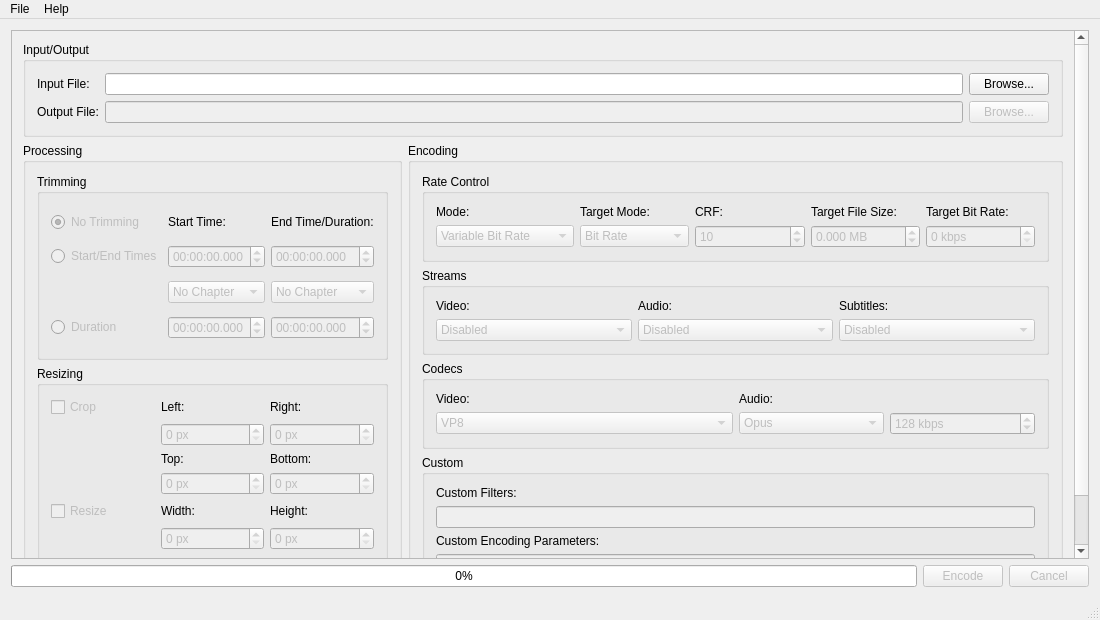
<?xml version="1.0" encoding="UTF-8"?>
<ui version="4.0">
 <class>MainWindow</class>
 <widget class="QMainWindow" name="MainWindow">
  <property name="geometry">
   <rect>
    <x>0</x>
    <y>0</y>
    <width>1100</width>
    <height>620</height>
   </rect>
  </property>
  <property name="windowTitle">
   <string>Webbum</string>
  </property>
  <widget class="QWidget" name="centralWidget">
   <layout class="QGridLayout" name="gridLayout_6">
    <item row="1" column="1">
     <widget class="QPushButton" name="encodePushButton">
      <property name="enabled">
       <bool>false</bool>
      </property>
      <property name="sizePolicy">
       <sizepolicy hsizetype="Minimum" vsizetype="Fixed">
        <horstretch>0</horstretch>
        <verstretch>0</verstretch>
       </sizepolicy>
      </property>
      <property name="minimumSize">
       <size>
        <width>0</width>
        <height>0</height>
       </size>
      </property>
      <property name="text">
       <string>Encode</string>
      </property>
     </widget>
    </item>
    <item row="1" column="0">
     <widget class="QProgressBar" name="progressBar">
      <property name="enabled">
       <bool>true</bool>
      </property>
      <property name="value">
       <number>0</number>
      </property>
     </widget>
    </item>
    <item row="1" column="2">
     <widget class="QPushButton" name="cancelPushButton">
      <property name="enabled">
       <bool>false</bool>
      </property>
      <property name="text">
       <string>Cancel</string>
      </property>
     </widget>
    </item>
    <item row="0" column="0" colspan="3">
     <widget class="QScrollArea" name="scrollArea">
      <property name="horizontalScrollBarPolicy">
       <enum>Qt::ScrollBarAsNeeded</enum>
      </property>
      <property name="widgetResizable">
       <bool>true</bool>
      </property>
      <widget class="QWidget" name="scrollAreaWidgetContents">
       <property name="geometry">
        <rect>
         <x>0</x>
         <y>0</y>
         <width>1080</width>
         <height>530</height>
        </rect>
       </property>
       <layout class="QGridLayout" name="gridLayout_9">
        <item row="1" column="0">
         <widget class="QGroupBox" name="processingGroupBox">
          <property name="title">
           <string>Processing</string>
          </property>
          <layout class="QVBoxLayout" name="verticalLayout_3">
           <item>
            <widget class="QGroupBox" name="trimmingGroupBox">
             <property name="title">
              <string>Trimming</string>
             </property>
             <layout class="QGridLayout" name="gridLayout_4">
              <item row="1" column="3">
               <widget class="QLabel" name="label_12">
                <property name="text">
                 <string>End Time/Duration:</string>
                </property>
               </widget>
              </item>
              <item row="1" column="2">
               <widget class="QLabel" name="label_11">
                <property name="text">
                 <string>Start Time:</string>
                </property>
               </widget>
              </item>
              <item row="3" column="2">
               <widget class="QComboBox" name="trimStartEndStartChapterComboBox">
                <property name="enabled">
                 <bool>false</bool>
                </property>
                <property name="focusPolicy">
                 <enum>Qt::StrongFocus</enum>
                </property>
                <item>
                 <property name="text">
                  <string>No Chapter</string>
                 </property>
                </item>
               </widget>
              </item>
              <item row="2" column="0">
               <widget class="QRadioButton" name="trimStartEndRadioButton">
                <property name="enabled">
                 <bool>false</bool>
                </property>
                <property name="text">
                 <string>Start/End Times</string>
                </property>
               </widget>
              </item>
              <item row="1" column="0">
               <widget class="QRadioButton" name="trimNoneRadioButton">
                <property name="enabled">
                 <bool>false</bool>
                </property>
                <property name="text">
                 <string>No Trimming</string>
                </property>
                <property name="checked">
                 <bool>true</bool>
                </property>
               </widget>
              </item>
              <item row="4" column="0">
               <widget class="QRadioButton" name="trimDurationRadioButton">
                <property name="enabled">
                 <bool>false</bool>
                </property>
                <property name="text">
                 <string>Duration</string>
                </property>
               </widget>
              </item>
              <item row="4" column="3">
               <widget class="QTimeEdit" name="trimDurationDurationTimeEdit">
                <property name="enabled">
                 <bool>false</bool>
                </property>
                <property name="focusPolicy">
                 <enum>Qt::StrongFocus</enum>
                </property>
                <property name="wrapping">
                 <bool>true</bool>
                </property>
                <property name="currentSection">
                 <enum>QDateTimeEdit::HourSection</enum>
                </property>
                <property name="displayFormat">
                 <string>hh:mm:ss.zzz</string>
                </property>
               </widget>
              </item>
              <item row="3" column="3">
               <widget class="QComboBox" name="trimStartEndEndChapterComboBox">
                <property name="enabled">
                 <bool>false</bool>
                </property>
                <property name="focusPolicy">
                 <enum>Qt::StrongFocus</enum>
                </property>
                <item>
                 <property name="text">
                  <string>No Chapter</string>
                 </property>
                </item>
               </widget>
              </item>
              <item row="2" column="3">
               <widget class="QTimeEdit" name="trimStartEndEndTimeEdit">
                <property name="enabled">
                 <bool>false</bool>
                </property>
                <property name="focusPolicy">
                 <enum>Qt::StrongFocus</enum>
                </property>
                <property name="wrapping">
                 <bool>true</bool>
                </property>
                <property name="currentSection">
                 <enum>QDateTimeEdit::HourSection</enum>
                </property>
                <property name="displayFormat">
                 <string>hh:mm:ss.zzz</string>
                </property>
               </widget>
              </item>
              <item row="2" column="2">
               <widget class="QTimeEdit" name="trimStartEndStartTimeEdit">
                <property name="enabled">
                 <bool>false</bool>
                </property>
                <property name="focusPolicy">
                 <enum>Qt::StrongFocus</enum>
                </property>
                <property name="wrapping">
                 <bool>true</bool>
                </property>
                <property name="currentSection">
                 <enum>QDateTimeEdit::HourSection</enum>
                </property>
                <property name="displayFormat">
                 <string>hh:mm:ss.zzz</string>
                </property>
               </widget>
              </item>
              <item row="4" column="2">
               <widget class="QTimeEdit" name="trimDurationStartTimeEdit">
                <property name="enabled">
                 <bool>false</bool>
                </property>
                <property name="focusPolicy">
                 <enum>Qt::StrongFocus</enum>
                </property>
                <property name="wrapping">
                 <bool>true</bool>
                </property>
                <property name="currentSection">
                 <enum>QDateTimeEdit::HourSection</enum>
                </property>
                <property name="displayFormat">
                 <string>hh:mm:ss.zzz</string>
                </property>
               </widget>
              </item>
             </layout>
            </widget>
           </item>
           <item>
            <widget class="QGroupBox" name="resizingGroupBox">
             <property name="title">
              <string>Resizing</string>
             </property>
             <layout class="QGridLayout" name="gridLayout_5">
              <item row="4" column="1">
               <widget class="QSpinBox" name="cropLeftSpinBox">
                <property name="enabled">
                 <bool>false</bool>
                </property>
                <property name="focusPolicy">
                 <enum>Qt::StrongFocus</enum>
                </property>
                <property name="suffix">
                 <string> px</string>
                </property>
                <property name="maximum">
                 <number>9999</number>
                </property>
                <property name="singleStep">
                 <number>2</number>
                </property>
               </widget>
              </item>
              <item row="3" column="2">
               <widget class="QLabel" name="label_16">
                <property name="text">
                 <string>Right:</string>
                </property>
               </widget>
              </item>
              <item row="5" column="2">
               <widget class="QLabel" name="label_18">
                <property name="text">
                 <string>Bottom:</string>
                </property>
               </widget>
              </item>
              <item row="5" column="1">
               <widget class="QLabel" name="label_17">
                <property name="text">
                 <string>Top:</string>
                </property>
               </widget>
              </item>
              <item row="8" column="1">
               <widget class="QLabel" name="label_13">
                <property name="text">
                 <string>Width:</string>
                </property>
               </widget>
              </item>
              <item row="9" column="1">
               <widget class="QSpinBox" name="resizeWidthSpinBox">
                <property name="enabled">
                 <bool>false</bool>
                </property>
                <property name="focusPolicy">
                 <enum>Qt::StrongFocus</enum>
                </property>
                <property name="suffix">
                 <string> px</string>
                </property>
                <property name="maximum">
                 <number>9999</number>
                </property>
                <property name="singleStep">
                 <number>2</number>
                </property>
               </widget>
              </item>
              <item row="8" column="2">
               <widget class="QLabel" name="label_14">
                <property name="text">
                 <string>Height:</string>
                </property>
               </widget>
              </item>
              <item row="9" column="2">
               <widget class="QSpinBox" name="resizeHeightSpinBox">
                <property name="enabled">
                 <bool>false</bool>
                </property>
                <property name="focusPolicy">
                 <enum>Qt::StrongFocus</enum>
                </property>
                <property name="suffix">
                 <string> px</string>
                </property>
                <property name="maximum">
                 <number>9999</number>
                </property>
                <property name="singleStep">
                 <number>2</number>
                </property>
               </widget>
              </item>
              <item row="8" column="0">
               <widget class="QCheckBox" name="resizeCheckBox">
                <property name="enabled">
                 <bool>false</bool>
                </property>
                <property name="text">
                 <string>Resize</string>
                </property>
               </widget>
              </item>
              <item row="10" column="1">
               <widget class="QCheckBox" name="resizeWidthAutomaticCheckBox">
                <property name="enabled">
                 <bool>false</bool>
                </property>
                <property name="text">
                 <string>Automatic</string>
                </property>
               </widget>
              </item>
              <item row="10" column="2">
               <widget class="QCheckBox" name="resizeHeightAutomaticCheckBox">
                <property name="enabled">
                 <bool>false</bool>
                </property>
                <property name="text">
                 <string>Automatic</string>
                </property>
               </widget>
              </item>
              <item row="6" column="2">
               <widget class="QSpinBox" name="cropBottomSpinBox">
                <property name="enabled">
                 <bool>false</bool>
                </property>
                <property name="focusPolicy">
                 <enum>Qt::StrongFocus</enum>
                </property>
                <property name="suffix">
                 <string> px</string>
                </property>
                <property name="maximum">
                 <number>9999</number>
                </property>
                <property name="singleStep">
                 <number>2</number>
                </property>
               </widget>
              </item>
              <item row="6" column="1">
               <widget class="QSpinBox" name="cropTopSpinBox">
                <property name="enabled">
                 <bool>false</bool>
                </property>
                <property name="focusPolicy">
                 <enum>Qt::StrongFocus</enum>
                </property>
                <property name="suffix">
                 <string> px</string>
                </property>
                <property name="maximum">
                 <number>9999</number>
                </property>
                <property name="singleStep">
                 <number>2</number>
                </property>
               </widget>
              </item>
              <item row="4" column="2">
               <widget class="QSpinBox" name="cropRightSpinBox">
                <property name="enabled">
                 <bool>false</bool>
                </property>
                <property name="focusPolicy">
                 <enum>Qt::StrongFocus</enum>
                </property>
                <property name="suffix">
                 <string> px</string>
                </property>
                <property name="maximum">
                 <number>9999</number>
                </property>
                <property name="singleStep">
                 <number>2</number>
                </property>
               </widget>
              </item>
              <item row="3" column="1">
               <widget class="QLabel" name="label_15">
                <property name="text">
                 <string>Left:</string>
                </property>
               </widget>
              </item>
              <item row="3" column="0">
               <widget class="QCheckBox" name="cropCheckBox">
                <property name="enabled">
                 <bool>false</bool>
                </property>
                <property name="text">
                 <string>Crop</string>
                </property>
               </widget>
              </item>
             </layout>
             <zorder>cropCheckBox</zorder>
             <zorder>label_15</zorder>
             <zorder>label_16</zorder>
             <zorder>label_17</zorder>
             <zorder>label_18</zorder>
             <zorder>cropLeftSpinBox</zorder>
             <zorder>cropRightSpinBox</zorder>
             <zorder>cropTopSpinBox</zorder>
             <zorder>cropBottomSpinBox</zorder>
             <zorder>label_13</zorder>
             <zorder>resizeWidthSpinBox</zorder>
             <zorder>label_14</zorder>
             <zorder>resizeHeightSpinBox</zorder>
             <zorder>resizeCheckBox</zorder>
             <zorder>resizeWidthAutomaticCheckBox</zorder>
             <zorder>resizeHeightAutomaticCheckBox</zorder>
            </widget>
           </item>
          </layout>
         </widget>
        </item>
        <item row="0" column="0" colspan="2">
         <widget class="QGroupBox" name="inputOutputGroupBox">
          <property name="autoFillBackground">
           <bool>false</bool>
          </property>
          <property name="title">
           <string>Input/Output</string>
          </property>
          <property name="flat">
           <bool>false</bool>
          </property>
          <layout class="QGridLayout" name="gridLayout">
           <item row="2" column="0">
            <widget class="QLabel" name="label_3">
             <property name="text">
              <string>Output File:</string>
             </property>
            </widget>
           </item>
           <item row="1" column="2">
            <widget class="QPushButton" name="inputFileBrowsePushButton">
             <property name="text">
              <string>Browse...</string>
             </property>
            </widget>
           </item>
           <item row="2" column="2">
            <widget class="QPushButton" name="outputFileBrowsePushButton">
             <property name="enabled">
              <bool>false</bool>
             </property>
             <property name="text">
              <string>Browse...</string>
             </property>
            </widget>
           </item>
           <item row="1" column="1">
            <widget class="QLineEdit" name="inputFileLineEdit"/>
           </item>
           <item row="1" column="0">
            <widget class="QLabel" name="label">
             <property name="text">
              <string>Input File:</string>
             </property>
            </widget>
           </item>
           <item row="2" column="1">
            <widget class="QLineEdit" name="outputFileLineEdit">
             <property name="enabled">
              <bool>false</bool>
             </property>
            </widget>
           </item>
          </layout>
         </widget>
        </item>
        <item row="1" column="1">
         <widget class="QGroupBox" name="encodingGroupBox">
          <property name="title">
           <string>Encoding</string>
          </property>
          <layout class="QVBoxLayout" name="verticalLayout_2">
           <item>
            <widget class="QGroupBox" name="rateControlGroupBox">
             <property name="title">
              <string>Rate Control</string>
             </property>
             <layout class="QGridLayout" name="gridLayout_3">
              <item row="0" column="2">
               <widget class="QLabel" name="label_10">
                <property name="text">
                 <string>CRF:</string>
                </property>
               </widget>
              </item>
              <item row="0" column="0">
               <widget class="QLabel" name="label_7">
                <property name="text">
                 <string>Mode:</string>
                </property>
               </widget>
              </item>
              <item row="1" column="0">
               <widget class="QComboBox" name="rateModeComboBox">
                <property name="enabled">
                 <bool>false</bool>
                </property>
                <property name="focusPolicy">
                 <enum>Qt::StrongFocus</enum>
                </property>
                <property name="sizeAdjustPolicy">
                 <enum>QComboBox::AdjustToContentsOnFirstShow</enum>
                </property>
                <property name="minimumContentsLength">
                 <number>0</number>
                </property>
                <item>
                 <property name="text">
                  <string>Variable Bit Rate</string>
                 </property>
                </item>
                <item>
                 <property name="text">
                  <string>Constant Bit Rate</string>
                 </property>
                </item>
                <item>
                 <property name="text">
                  <string>Constrained Quality</string>
                 </property>
                </item>
               </widget>
              </item>
              <item row="0" column="1">
               <widget class="QLabel" name="label_19">
                <property name="text">
                 <string>Target Mode:</string>
                </property>
               </widget>
              </item>
              <item row="1" column="1">
               <widget class="QComboBox" name="rateTargetModeComboBox">
                <property name="enabled">
                 <bool>false</bool>
                </property>
                <property name="focusPolicy">
                 <enum>Qt::StrongFocus</enum>
                </property>
                <item>
                 <property name="text">
                  <string>Bit Rate</string>
                 </property>
                </item>
                <item>
                 <property name="text">
                  <string>File Size</string>
                 </property>
                </item>
               </widget>
              </item>
              <item row="0" column="3">
               <widget class="QLabel" name="label_8">
                <property name="text">
                 <string>Target File Size:</string>
                </property>
               </widget>
              </item>
              <item row="0" column="4">
               <widget class="QLabel" name="label_9">
                <property name="text">
                 <string>Target Bit Rate:</string>
                </property>
               </widget>
              </item>
              <item row="1" column="4">
               <widget class="QSpinBox" name="rateTargetBitRateSpinBox">
                <property name="enabled">
                 <bool>false</bool>
                </property>
                <property name="focusPolicy">
                 <enum>Qt::StrongFocus</enum>
                </property>
                <property name="suffix">
                 <string> kbps</string>
                </property>
                <property name="maximum">
                 <number>99999</number>
                </property>
               </widget>
              </item>
              <item row="1" column="3">
               <widget class="QDoubleSpinBox" name="rateTargetFileSizeDoubleSpinBox">
                <property name="enabled">
                 <bool>false</bool>
                </property>
                <property name="focusPolicy">
                 <enum>Qt::StrongFocus</enum>
                </property>
                <property name="wrapping">
                 <bool>true</bool>
                </property>
                <property name="suffix">
                 <string> MB</string>
                </property>
                <property name="decimals">
                 <number>3</number>
                </property>
                <property name="maximum">
                 <double>9999.000000000000000</double>
                </property>
               </widget>
              </item>
              <item row="1" column="2">
               <widget class="QSpinBox" name="rateCRFSpinBox">
                <property name="enabled">
                 <bool>false</bool>
                </property>
                <property name="focusPolicy">
                 <enum>Qt::StrongFocus</enum>
                </property>
                <property name="wrapping">
                 <bool>true</bool>
                </property>
                <property name="minimum">
                 <number>4</number>
                </property>
                <property name="maximum">
                 <number>63</number>
                </property>
                <property name="value">
                 <number>10</number>
                </property>
               </widget>
              </item>
             </layout>
            </widget>
           </item>
           <item>
            <widget class="QGroupBox" name="streamsGroupBox">
             <property name="title">
              <string>Streams</string>
             </property>
             <layout class="QGridLayout" name="gridLayout_2">
              <item row="1" column="1">
               <widget class="QComboBox" name="streamAudioComboBox">
                <property name="enabled">
                 <bool>false</bool>
                </property>
                <property name="focusPolicy">
                 <enum>Qt::StrongFocus</enum>
                </property>
                <item>
                 <property name="text">
                  <string>Disabled</string>
                 </property>
                </item>
               </widget>
              </item>
              <item row="1" column="0">
               <widget class="QComboBox" name="streamVideoComboBox">
                <property name="enabled">
                 <bool>false</bool>
                </property>
                <property name="focusPolicy">
                 <enum>Qt::StrongFocus</enum>
                </property>
                <item>
                 <property name="text">
                  <string>Disabled</string>
                 </property>
                </item>
               </widget>
              </item>
              <item row="1" column="2">
               <widget class="QComboBox" name="streamSubtitlesComboBox">
                <property name="enabled">
                 <bool>false</bool>
                </property>
                <property name="focusPolicy">
                 <enum>Qt::StrongFocus</enum>
                </property>
                <item>
                 <property name="text">
                  <string>Disabled</string>
                 </property>
                </item>
               </widget>
              </item>
              <item row="0" column="0">
               <widget class="QLabel" name="label_4">
                <property name="text">
                 <string>Video:</string>
                </property>
               </widget>
              </item>
              <item row="0" column="1">
               <widget class="QLabel" name="label_5">
                <property name="text">
                 <string>Audio:</string>
                </property>
               </widget>
              </item>
              <item row="0" column="2">
               <widget class="QLabel" name="label_6">
                <property name="text">
                 <string>Subtitles:</string>
                </property>
               </widget>
              </item>
             </layout>
            </widget>
           </item>
           <item>
            <widget class="QGroupBox" name="codecsGroupBox">
             <property name="title">
              <string>Codecs</string>
             </property>
             <layout class="QGridLayout" name="gridLayout_8">
              <item row="0" column="0">
               <widget class="QLabel" name="label_21">
                <property name="text">
                 <string>Video:</string>
                </property>
               </widget>
              </item>
              <item row="0" column="1">
               <widget class="QLabel" name="label_22">
                <property name="text">
                 <string>Audio:</string>
                </property>
               </widget>
              </item>
              <item row="1" column="0">
               <widget class="QComboBox" name="codecVideoComboBox">
                <property name="enabled">
                 <bool>false</bool>
                </property>
                <property name="focusPolicy">
                 <enum>Qt::StrongFocus</enum>
                </property>
                <item>
                 <property name="text">
                  <string>VP8</string>
                 </property>
                </item>
                <item>
                 <property name="text">
                  <string>VP9</string>
                 </property>
                </item>
               </widget>
              </item>
              <item row="1" column="1">
               <layout class="QHBoxLayout" name="horizontalLayout">
                <item>
                 <widget class="QComboBox" name="codecAudioComboBox">
                  <property name="enabled">
                   <bool>false</bool>
                  </property>
                  <property name="focusPolicy">
                   <enum>Qt::StrongFocus</enum>
                  </property>
                  <item>
                   <property name="text">
                    <string>Opus</string>
                   </property>
                  </item>
                  <item>
                   <property name="text">
                    <string>Vorbis</string>
                   </property>
                  </item>
                 </widget>
                </item>
                <item>
                 <widget class="QSpinBox" name="codecAudioBitRateSpinBox">
                  <property name="enabled">
                   <bool>false</bool>
                  </property>
                  <property name="suffix">
                   <string> kbps</string>
                  </property>
                  <property name="minimum">
                   <number>6</number>
                  </property>
                  <property name="maximum">
                   <number>510</number>
                  </property>
                  <property name="value">
                   <number>128</number>
                  </property>
                 </widget>
                </item>
               </layout>
              </item>
             </layout>
            </widget>
           </item>
           <item>
            <widget class="QGroupBox" name="customGroupBox">
             <property name="title">
              <string>Custom</string>
             </property>
             <layout class="QGridLayout" name="gridLayout_7">
              <item row="2" column="0">
               <widget class="QLabel" name="label_20">
                <property name="text">
                 <string>Custom Encoding Parameters:</string>
                </property>
               </widget>
              </item>
              <item row="3" column="0">
               <widget class="QLineEdit" name="customEncodingParametersLineEdit">
                <property name="enabled">
                 <bool>false</bool>
                </property>
               </widget>
              </item>
              <item row="0" column="0">
               <widget class="QLabel" name="label_2">
                <property name="text">
                 <string>Custom Filters:</string>
                </property>
               </widget>
              </item>
              <item row="1" column="0">
               <widget class="QLineEdit" name="customFiltersLineEdit">
                <property name="enabled">
                 <bool>false</bool>
                </property>
               </widget>
              </item>
             </layout>
            </widget>
           </item>
          </layout>
         </widget>
        </item>
       </layout>
      </widget>
     </widget>
    </item>
   </layout>
  </widget>
  <widget class="QMenuBar" name="menuBar">
   <property name="geometry">
    <rect>
     <x>0</x>
     <y>0</y>
     <width>1100</width>
     <height>21</height>
    </rect>
   </property>
   <widget class="QMenu" name="menuFile">
    <property name="title">
     <string>File</string>
    </property>
    <addaction name="actionOpen"/>
    <addaction name="actionExit"/>
   </widget>
   <widget class="QMenu" name="menuHelp">
    <property name="title">
     <string>Help</string>
    </property>
    <addaction name="actionAbout"/>
   </widget>
   <addaction name="menuFile"/>
   <addaction name="menuHelp"/>
  </widget>
  <widget class="QStatusBar" name="statusBar"/>
  <action name="actionAbout">
   <property name="text">
    <string>About</string>
   </property>
  </action>
  <action name="actionOpen">
   <property name="text">
    <string>Open</string>
   </property>
  </action>
  <action name="actionExit">
   <property name="text">
    <string>Exit</string>
   </property>
  </action>
 </widget>
 <layoutdefault spacing="6" margin="11"/>
 <tabstops>
  <tabstop>scrollArea</tabstop>
  <tabstop>inputFileLineEdit</tabstop>
  <tabstop>inputFileBrowsePushButton</tabstop>
  <tabstop>outputFileLineEdit</tabstop>
  <tabstop>outputFileBrowsePushButton</tabstop>
  <tabstop>trimNoneRadioButton</tabstop>
  <tabstop>trimStartEndRadioButton</tabstop>
  <tabstop>trimStartEndStartTimeEdit</tabstop>
  <tabstop>trimStartEndEndTimeEdit</tabstop>
  <tabstop>trimStartEndStartChapterComboBox</tabstop>
  <tabstop>trimStartEndEndChapterComboBox</tabstop>
  <tabstop>trimDurationRadioButton</tabstop>
  <tabstop>trimDurationStartTimeEdit</tabstop>
  <tabstop>trimDurationDurationTimeEdit</tabstop>
  <tabstop>cropCheckBox</tabstop>
  <tabstop>cropLeftSpinBox</tabstop>
  <tabstop>cropRightSpinBox</tabstop>
  <tabstop>cropTopSpinBox</tabstop>
  <tabstop>cropBottomSpinBox</tabstop>
  <tabstop>resizeCheckBox</tabstop>
  <tabstop>resizeWidthSpinBox</tabstop>
  <tabstop>resizeHeightSpinBox</tabstop>
  <tabstop>resizeWidthAutomaticCheckBox</tabstop>
  <tabstop>resizeHeightAutomaticCheckBox</tabstop>
  <tabstop>rateModeComboBox</tabstop>
  <tabstop>rateTargetModeComboBox</tabstop>
  <tabstop>rateCRFSpinBox</tabstop>
  <tabstop>rateTargetFileSizeDoubleSpinBox</tabstop>
  <tabstop>rateTargetBitRateSpinBox</tabstop>
  <tabstop>streamVideoComboBox</tabstop>
  <tabstop>streamAudioComboBox</tabstop>
  <tabstop>streamSubtitlesComboBox</tabstop>
  <tabstop>codecVideoComboBox</tabstop>
  <tabstop>codecAudioComboBox</tabstop>
  <tabstop>codecAudioBitRateSpinBox</tabstop>
  <tabstop>customFiltersLineEdit</tabstop>
  <tabstop>customEncodingParametersLineEdit</tabstop>
  <tabstop>encodePushButton</tabstop>
  <tabstop>cancelPushButton</tabstop>
 </tabstops>
 <resources/>
 <connections>
  <connection>
   <sender>trimStartEndRadioButton</sender>
   <signal>toggled(bool)</signal>
   <receiver>trimStartEndStartTimeEdit</receiver>
   <slot>setEnabled(bool)</slot>
   <hints>
    <hint type="sourcelabel">
     <x>137</x>
     <y>262</y>
    </hint>
    <hint type="destinationlabel">
     <x>234</x>
     <y>264</y>
    </hint>
   </hints>
  </connection>
  <connection>
   <sender>trimStartEndRadioButton</sender>
   <signal>toggled(bool)</signal>
   <receiver>trimStartEndEndTimeEdit</receiver>
   <slot>setEnabled(bool)</slot>
   <hints>
    <hint type="sourcelabel">
     <x>137</x>
     <y>262</y>
    </hint>
    <hint type="destinationlabel">
     <x>332</x>
     <y>264</y>
    </hint>
   </hints>
  </connection>
  <connection>
   <sender>trimDurationRadioButton</sender>
   <signal>toggled(bool)</signal>
   <receiver>trimDurationStartTimeEdit</receiver>
   <slot>setEnabled(bool)</slot>
   <hints>
    <hint type="sourcelabel">
     <x>137</x>
     <y>324</y>
    </hint>
    <hint type="destinationlabel">
     <x>234</x>
     <y>326</y>
    </hint>
   </hints>
  </connection>
  <connection>
   <sender>trimDurationRadioButton</sender>
   <signal>toggled(bool)</signal>
   <receiver>trimDurationDurationTimeEdit</receiver>
   <slot>setEnabled(bool)</slot>
   <hints>
    <hint type="sourcelabel">
     <x>137</x>
     <y>324</y>
    </hint>
    <hint type="destinationlabel">
     <x>332</x>
     <y>326</y>
    </hint>
   </hints>
  </connection>
  <connection>
   <sender>resizeCheckBox</sender>
   <signal>toggled(bool)</signal>
   <receiver>resizeWidthSpinBox</receiver>
   <slot>setEnabled(bool)</slot>
   <hints>
    <hint type="sourcelabel">
     <x>132</x>
     <y>482</y>
    </hint>
    <hint type="destinationlabel">
     <x>232</x>
     <y>508</y>
    </hint>
   </hints>
  </connection>
  <connection>
   <sender>resizeCheckBox</sender>
   <signal>toggled(bool)</signal>
   <receiver>resizeHeightSpinBox</receiver>
   <slot>setEnabled(bool)</slot>
   <hints>
    <hint type="sourcelabel">
     <x>132</x>
     <y>482</y>
    </hint>
    <hint type="destinationlabel">
     <x>332</x>
     <y>508</y>
    </hint>
   </hints>
  </connection>
  <connection>
   <sender>cropCheckBox</sender>
   <signal>toggled(bool)</signal>
   <receiver>cropLeftSpinBox</receiver>
   <slot>setEnabled(bool)</slot>
   <hints>
    <hint type="sourcelabel">
     <x>132</x>
     <y>388</y>
    </hint>
    <hint type="destinationlabel">
     <x>232</x>
     <y>414</y>
    </hint>
   </hints>
  </connection>
  <connection>
   <sender>cropCheckBox</sender>
   <signal>toggled(bool)</signal>
   <receiver>cropRightSpinBox</receiver>
   <slot>setEnabled(bool)</slot>
   <hints>
    <hint type="sourcelabel">
     <x>132</x>
     <y>388</y>
    </hint>
    <hint type="destinationlabel">
     <x>332</x>
     <y>414</y>
    </hint>
   </hints>
  </connection>
  <connection>
   <sender>cropCheckBox</sender>
   <signal>toggled(bool)</signal>
   <receiver>cropTopSpinBox</receiver>
   <slot>setEnabled(bool)</slot>
   <hints>
    <hint type="sourcelabel">
     <x>132</x>
     <y>388</y>
    </hint>
    <hint type="destinationlabel">
     <x>232</x>
     <y>459</y>
    </hint>
   </hints>
  </connection>
  <connection>
   <sender>cropCheckBox</sender>
   <signal>toggled(bool)</signal>
   <receiver>cropBottomSpinBox</receiver>
   <slot>setEnabled(bool)</slot>
   <hints>
    <hint type="sourcelabel">
     <x>132</x>
     <y>388</y>
    </hint>
    <hint type="destinationlabel">
     <x>332</x>
     <y>459</y>
    </hint>
   </hints>
  </connection>
  <connection>
   <sender>resizeCheckBox</sender>
   <signal>toggled(bool)</signal>
   <receiver>resizeWidthAutomaticCheckBox</receiver>
   <slot>setEnabled(bool)</slot>
   <hints>
    <hint type="sourcelabel">
     <x>132</x>
     <y>482</y>
    </hint>
    <hint type="destinationlabel">
     <x>232</x>
     <y>531</y>
    </hint>
   </hints>
  </connection>
  <connection>
   <sender>resizeCheckBox</sender>
   <signal>toggled(bool)</signal>
   <receiver>resizeHeightAutomaticCheckBox</receiver>
   <slot>setEnabled(bool)</slot>
   <hints>
    <hint type="sourcelabel">
     <x>103</x>
     <y>482</y>
    </hint>
    <hint type="destinationlabel">
     <x>332</x>
     <y>531</y>
    </hint>
   </hints>
  </connection>
 </connections>
</ui>
